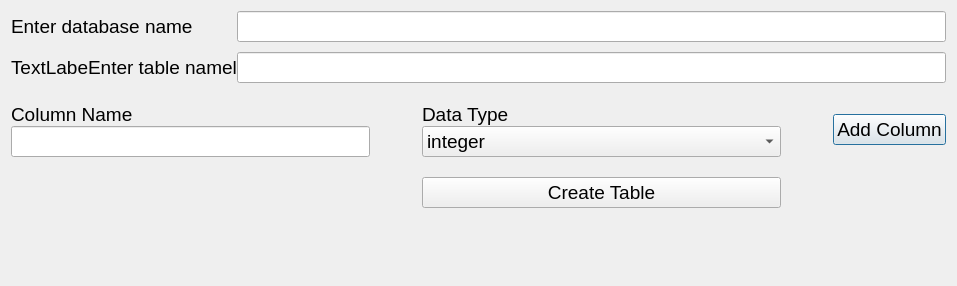
<?xml version="1.0" encoding="UTF-8"?>
<ui version="4.0">
 <class>Dialog</class>
 <widget class="QDialog" name="Dialog">
  <property name="geometry">
   <rect>
    <x>0</x>
    <y>0</y>
    <width>957</width>
    <height>286</height>
   </rect>
  </property>
  <property name="windowTitle">
   <string>Dialog</string>
  </property>
  <layout class="QGridLayout" name="gridLayout_2" rowstretch="0,1,1,0,1" columnstretch="1,0,1,0,0">
   <property name="verticalSpacing">
    <number>20</number>
   </property>
   <item row="1" column="4">
    <widget class="QPushButton" name="pushButtonAddColumn">
     <property name="font">
      <font>
       <family>MS Sans Serif</family>
       <pointsize>14</pointsize>
      </font>
     </property>
     <property name="text">
      <string>Add Column</string>
     </property>
    </widget>
   </item>
   <item row="1" column="0">
    <layout class="QVBoxLayout" name="verticalLayout">
     <item>
      <widget class="QLabel" name="label_3">
       <property name="font">
        <font>
         <family>MS Sans Serif</family>
         <pointsize>14</pointsize>
        </font>
       </property>
       <property name="text">
        <string>Column Name</string>
       </property>
      </widget>
     </item>
     <item>
      <widget class="QLineEdit" name="lineEditColumnName">
       <property name="font">
        <font>
         <family>MS Sans Serif</family>
         <pointsize>14</pointsize>
        </font>
       </property>
      </widget>
     </item>
    </layout>
   </item>
   <item row="1" column="2">
    <layout class="QVBoxLayout" name="verticalLayout_2">
     <item>
      <widget class="QLabel" name="label_4">
       <property name="font">
        <font>
         <family>MS Sans Serif</family>
         <pointsize>14</pointsize>
        </font>
       </property>
       <property name="text">
        <string>Data Type</string>
       </property>
      </widget>
     </item>
     <item>
      <widget class="QComboBox" name="ComboBoxDataType">
       <property name="font">
        <font>
         <family>MS Sans Serif</family>
         <pointsize>14</pointsize>
        </font>
       </property>
       <item>
        <property name="text">
         <string>integer</string>
        </property>
       </item>
       <item>
        <property name="text">
         <string>varchar</string>
        </property>
       </item>
       <item>
        <property name="text">
         <string>text</string>
        </property>
       </item>
       <item>
        <property name="text">
         <string>double</string>
        </property>
       </item>
      </widget>
     </item>
    </layout>
   </item>
   <item row="1" column="1">
    <spacer name="horizontalSpacer_2">
     <property name="orientation">
      <enum>Qt::Horizontal</enum>
     </property>
     <property name="sizeHint" stdset="0">
      <size>
       <width>40</width>
       <height>20</height>
      </size>
     </property>
    </spacer>
   </item>
   <item row="1" column="3">
    <spacer name="horizontalSpacer">
     <property name="orientation">
      <enum>Qt::Horizontal</enum>
     </property>
     <property name="sizeHint" stdset="0">
      <size>
       <width>40</width>
       <height>20</height>
      </size>
     </property>
    </spacer>
   </item>
   <item row="0" column="0" colspan="5">
    <layout class="QGridLayout" name="gridLayout">
     <property name="verticalSpacing">
      <number>10</number>
     </property>
     <item row="0" column="0">
      <widget class="QLabel" name="label">
       <property name="font">
        <font>
         <family>MS Sans Serif</family>
         <pointsize>14</pointsize>
        </font>
       </property>
       <property name="text">
        <string>Enter database name</string>
       </property>
      </widget>
     </item>
     <item row="0" column="1">
      <widget class="QLineEdit" name="lineEditDBName">
       <property name="font">
        <font>
         <family>MS Sans Serif</family>
         <pointsize>14</pointsize>
        </font>
       </property>
      </widget>
     </item>
     <item row="1" column="0">
      <widget class="QLabel" name="label_2">
       <property name="font">
        <font>
         <family>MS Sans Serif</family>
         <pointsize>14</pointsize>
        </font>
       </property>
       <property name="text">
        <string>TextLabeEnter table namel</string>
       </property>
      </widget>
     </item>
     <item row="1" column="1">
      <widget class="QLineEdit" name="lineEditTableName">
       <property name="font">
        <font>
         <family>MS Sans Serif</family>
         <pointsize>14</pointsize>
        </font>
       </property>
      </widget>
     </item>
    </layout>
   </item>
   <item row="2" column="2">
    <widget class="QPushButton" name="pushButtonCreateTable">
     <property name="font">
      <font>
       <family>MS Sans Serif</family>
       <pointsize>14</pointsize>
      </font>
     </property>
     <property name="text">
      <string>Create Table</string>
     </property>
    </widget>
   </item>
   <item row="3" column="0" rowspan="2" colspan="5">
    <widget class="QLabel" name="labelResponse">
     <property name="font">
      <font>
       <family>MS Sans Serif</family>
       <pointsize>14</pointsize>
      </font>
     </property>
     <property name="text">
      <string/>
     </property>
    </widget>
   </item>
  </layout>
 </widget>
 <resources/>
 <connections/>
</ui>
